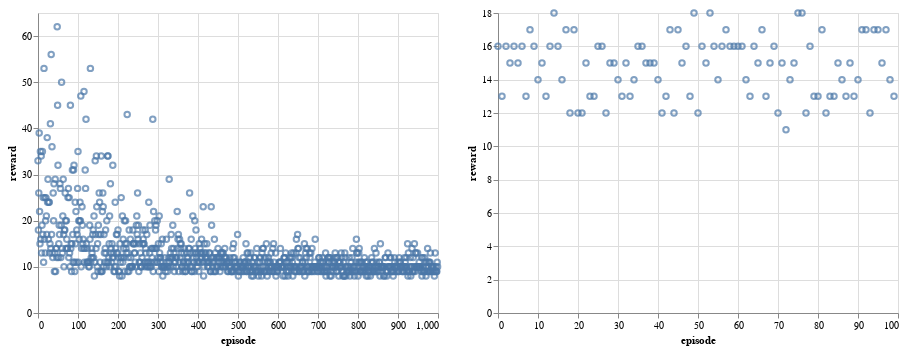

This figure's notebook cell:
### Code cell
alt.Chart(rewards_Q_exp).mark_point().encode(x="episode", y="reward") | alt.Chart(
    test_rewards_Q_exp
).mark_point().encode(x="episode", y="reward")

### Figure 1 — Vega-Lite specification as saved in the notebook (floating-point values rounded to 4 significant figures; data arrays with more than 128 entries replaced by an {"elided": "..."} marker saying what was removed)
{"config": {"view": {"continuousWidth": 400, "continuousHeight": 300}}, "hconcat": [{"data": {"name": "data-4e8283a7a2271f867f71d1e0cbb6e49b"}, "mark": "point", "encoding": {"x": {"type": "quantitative", "field": "episode"}, "y": {"type": "quantitative", "field": "reward"}}}, {"data": {"name": "data-c3b5ed9692694f5dc7e95c40fc2957f8"}, "mark": "point", "encoding": {"x": {"type": "quantitative", "field": "episode"}, "y": {"type": "quantitative", "field": "reward"}}}], "$schema": "https://vega.github.io/schema/vega-lite/v4.8.1.json", "datasets": {"data-4e8283a7a2271f867f71d1e0cbb6e49b": {"elided": "1000 records"}, "data-c3b5ed9692694f5dc7e95c40fc2957f8": [{"episode": 0, "reward": 16.0}, {"episode": 1, "reward": 13.0}, {"episode": 2, "reward": 16.0}, {"episode": 3, "reward": 15.0}, {"episode": 4, "reward": 16.0}, {"episode": 5, "reward": 15.0}, {"episode": 6, "reward": 16.0}, {"episode": 7, "reward": 13.0}, {"episode": 8, "reward": 17.0}, {"episode": 9, "reward": 16.0}, {"episode": 10, "reward": 14.0}, {"episode": 11, "reward": 15.0}, {"episode": 12, "reward": 13.0}, {"episode": 13, "reward": 16.0}, {"episode": 14, "reward": 18.0}, {"episode": 15, "reward": 16.0}, {"episode": 16, "reward": 14.0}, {"episode": 17, "reward": 17.0}, {"episode": 18, "reward": 12.0}, {"episode": 19, "reward": 17.0}, {"episode": 20, "reward": 12.0}, {"episode": 21, "reward": 12.0}, {"episode": 22, "reward": 15.0}, {"episode": 23, "reward": 13.0}, {"episode": 24, "reward": 13.0}, {"episode": 25, "reward": 16.0}, {"episode": 26, "reward": 16.0}, {"episode": 27, "reward": 12.0}, {"episode": 28, "reward": 15.0}, {"episode": 29, "reward": 15.0}, {"episode": 30, "reward": 14.0}, {"episode": 31, "reward": 13.0}, {"episode": 32, "reward": 15.0}, {"episode": 33, "reward": 13.0}, {"episode": 34, "reward": 14.0}, {"episode": 35, "reward": 16.0}, {"episode": 36, "reward": 16.0}, {"episode": 37, "reward": 15.0}, {"episode": 38, "reward": 15.0}, {"episode": 39, "reward": 15.0}, {"episode": 40, "reward": 14.0}, {"episode": 41, "reward": 12.0}, {"episode": 42, "reward": 13.0}, {"episode": 43, "reward": 17.0}, {"episode": 44, "reward": 12.0}, {"episode": 45, "reward": 17.0}, {"episode": 46, "reward": 15.0}, {"episode": 47, "reward": 16.0}, {"episode": 48, "reward": 13.0}, {"episode": 49, "reward": 18.0}, {"episode": 50, "reward": 12.0}, {"episode": 51, "reward": 16.0}, {"episode": 52, "reward": 15.0}, {"episode": 53, "reward": 18.0}, {"episode": 54, "reward": 16.0}, {"episode": 55, "reward": 14.0}, {"episode": 56, "reward": 16.0}, {"episode": 57, "reward": 17.0}, {"episode": 58, "reward": 16.0}, {"episode": 59, "reward": 16.0}, {"episode": 60, "reward": 16.0}, {"episode": 61, "reward": 16.0}, {"episode": 62, "reward": 14.0}, {"episode": 63, "reward": 13.0}, {"episode": 64, "reward": 16.0}, {"episode": 65, "reward": 15.0}, {"episode": 66, "reward": 17.0}, {"episode": 67, "reward": 13.0}, {"episode": 68, "reward": 15.0}, {"episode": 69, "reward": 16.0}, {"episode": 70, "reward": 12.0}, {"episode": 71, "reward": 15.0}, {"episode": 72, "reward": 11.0}, {"episode": 73, "reward": 14.0}, {"episode": 74, "reward": 15.0}, {"episode": 75, "reward": 18.0}, {"episode": 76, "reward": 18.0}, {"episode": 77, "reward": 12.0}, {"episode": 78, "reward": 16.0}, {"episode": 79, "reward": 13.0}, {"episode": 80, "reward": 13.0}, {"episode": 81, "reward": 17.0}, {"episode": 82, "reward": 12.0}, {"episode": 83, "reward": 13.0}, {"episode": 84, "reward": 13.0}, {"episode": 85, "reward": 15.0}, {"episode": 86, "reward": 14.0}, {"episode": 87, "reward": 13.0}, {"episode": 88, "reward": 15.0}, {"episode": 89, "reward": 13.0}, {"episode": 90, "reward": 14.0}, {"episode": 91, "reward": 17.0}, {"episode": 92, "reward": 17.0}, {"episode": 93, "reward": 12.0}, {"episode": 94, "reward": 17.0}, {"episode": 95, "reward": 17.0}, {"episode": 96, "reward": 15.0}, {"episode": 97, "reward": 17.0}, {"episode": 98, "reward": 14.0}, {"episode": 99, "reward": 13.0}]}}
